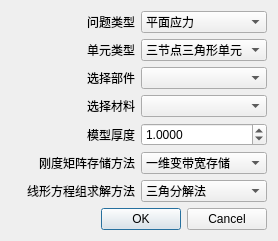
<?xml version="1.0" encoding="UTF-8"?>
<ui version="4.0">
 <class>JobDialog</class>
 <widget class="QDialog" name="JobDialog">
  <property name="geometry">
   <rect>
    <x>0</x>
    <y>0</y>
    <width>278</width>
    <height>225</height>
   </rect>
  </property>
  <property name="windowTitle">
   <string>Dialog</string>
  </property>
  <layout class="QVBoxLayout" name="verticalLayout">
   <item>
    <layout class="QGridLayout" name="gridLayout">
     <item row="0" column="0">
      <widget class="QLabel" name="label">
       <property name="text">
        <string>问题类型</string>
       </property>
       <property name="alignment">
        <set>Qt::AlignRight|Qt::AlignTrailing|Qt::AlignVCenter</set>
       </property>
      </widget>
     </item>
     <item row="6" column="1">
      <widget class="QComboBox" name="Solution">
       <item>
        <property name="text">
         <string>三角分解法</string>
        </property>
       </item>
      </widget>
     </item>
     <item row="2" column="0">
      <widget class="QLabel" name="label_5">
       <property name="text">
        <string>选择部件</string>
       </property>
       <property name="alignment">
        <set>Qt::AlignRight|Qt::AlignTrailing|Qt::AlignVCenter</set>
       </property>
      </widget>
     </item>
     <item row="0" column="1">
      <widget class="QComboBox" name="ProblemType">
       <property name="currentText">
        <string>平面应力</string>
       </property>
       <property name="currentIndex">
        <number>0</number>
       </property>
       <item>
        <property name="text">
         <string>平面应力</string>
        </property>
       </item>
       <item>
        <property name="text">
         <string>平面应变</string>
        </property>
       </item>
      </widget>
     </item>
     <item row="5" column="1">
      <widget class="QComboBox" name="StorageMode">
       <item>
        <property name="text">
         <string>一维变带宽存储</string>
        </property>
       </item>
       <item>
        <property name="text">
         <string>二维等带宽存储</string>
        </property>
       </item>
       <item>
        <property name="text">
         <string>方阵存储</string>
        </property>
       </item>
      </widget>
     </item>
     <item row="3" column="1">
      <widget class="QComboBox" name="Material"/>
     </item>
     <item row="1" column="0">
      <widget class="QLabel" name="label_7">
       <property name="text">
        <string>单元类型</string>
       </property>
       <property name="alignment">
        <set>Qt::AlignRight|Qt::AlignTrailing|Qt::AlignVCenter</set>
       </property>
      </widget>
     </item>
     <item row="1" column="1">
      <widget class="QComboBox" name="ElementType">
       <property name="currentText">
        <string>三节点三角形单元</string>
       </property>
       <property name="currentIndex">
        <number>0</number>
       </property>
       <item>
        <property name="text">
         <string>三节点三角形单元</string>
        </property>
       </item>
       <item>
        <property name="text">
         <string>六节点三角形单元</string>
        </property>
       </item>
      </widget>
     </item>
     <item row="4" column="1">
      <widget class="QDoubleSpinBox" name="Thickness">
       <property name="decimals">
        <number>4</number>
       </property>
       <property name="singleStep">
        <double>0.100000000000000</double>
       </property>
       <property name="value">
        <double>1.000000000000000</double>
       </property>
      </widget>
     </item>
     <item row="5" column="0">
      <widget class="QLabel" name="label_2">
       <property name="text">
        <string>刚度矩阵存储方法</string>
       </property>
       <property name="alignment">
        <set>Qt::AlignRight|Qt::AlignTrailing|Qt::AlignVCenter</set>
       </property>
      </widget>
     </item>
     <item row="4" column="0">
      <widget class="QLabel" name="label_4">
       <property name="text">
        <string>模型厚度</string>
       </property>
       <property name="alignment">
        <set>Qt::AlignRight|Qt::AlignTrailing|Qt::AlignVCenter</set>
       </property>
      </widget>
     </item>
     <item row="2" column="1">
      <widget class="QComboBox" name="Part"/>
     </item>
     <item row="3" column="0">
      <widget class="QLabel" name="label_6">
       <property name="text">
        <string>选择材料</string>
       </property>
       <property name="alignment">
        <set>Qt::AlignRight|Qt::AlignTrailing|Qt::AlignVCenter</set>
       </property>
      </widget>
     </item>
     <item row="6" column="0">
      <widget class="QLabel" name="label_3">
       <property name="text">
        <string>线形方程组求解方法</string>
       </property>
       <property name="alignment">
        <set>Qt::AlignRight|Qt::AlignTrailing|Qt::AlignVCenter</set>
       </property>
      </widget>
     </item>
    </layout>
   </item>
   <item>
    <widget class="QDialogButtonBox" name="buttonBox">
     <property name="orientation">
      <enum>Qt::Horizontal</enum>
     </property>
     <property name="standardButtons">
      <set>QDialogButtonBox::Cancel|QDialogButtonBox::Ok</set>
     </property>
    </widget>
   </item>
  </layout>
 </widget>
 <resources/>
 <connections>
  <connection>
   <sender>buttonBox</sender>
   <signal>accepted()</signal>
   <receiver>JobDialog</receiver>
   <slot>accept()</slot>
   <hints>
    <hint type="sourcelabel">
     <x>248</x>
     <y>254</y>
    </hint>
    <hint type="destinationlabel">
     <x>157</x>
     <y>274</y>
    </hint>
   </hints>
  </connection>
  <connection>
   <sender>buttonBox</sender>
   <signal>rejected()</signal>
   <receiver>JobDialog</receiver>
   <slot>reject()</slot>
   <hints>
    <hint type="sourcelabel">
     <x>316</x>
     <y>260</y>
    </hint>
    <hint type="destinationlabel">
     <x>286</x>
     <y>274</y>
    </hint>
   </hints>
  </connection>
 </connections>
</ui>
